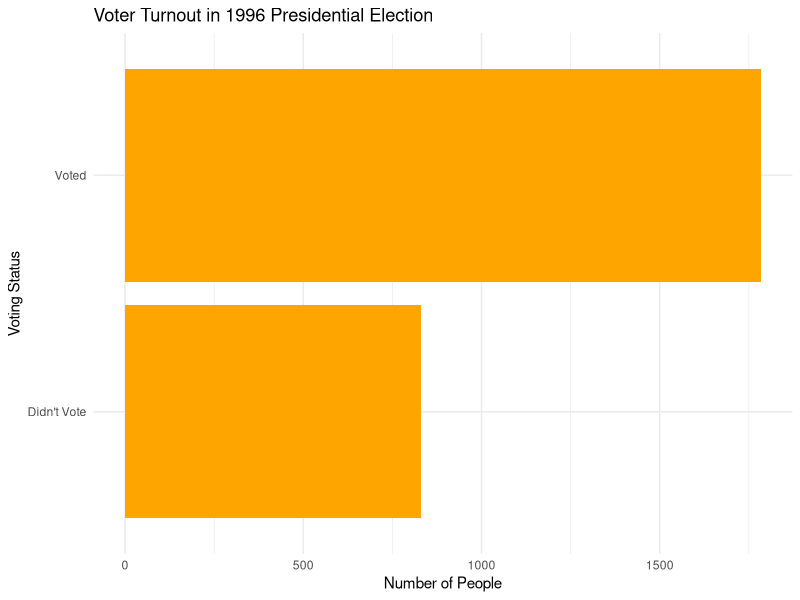
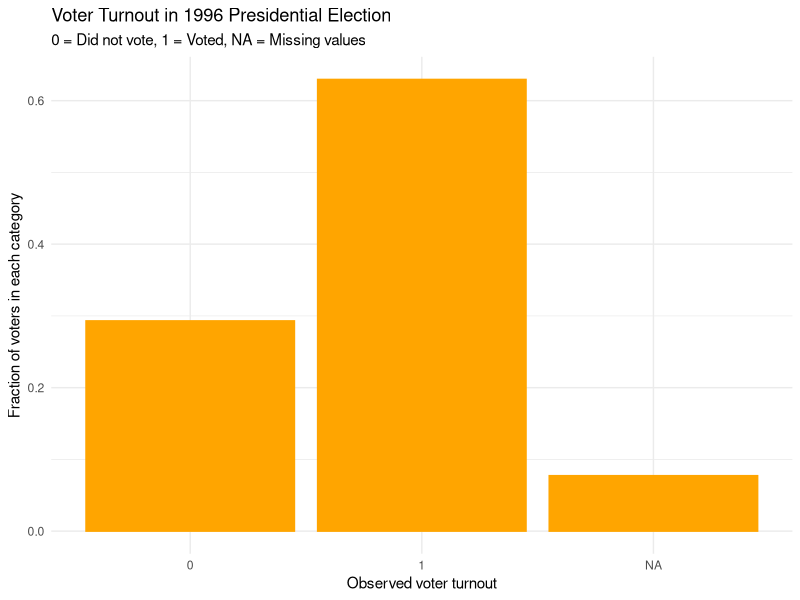
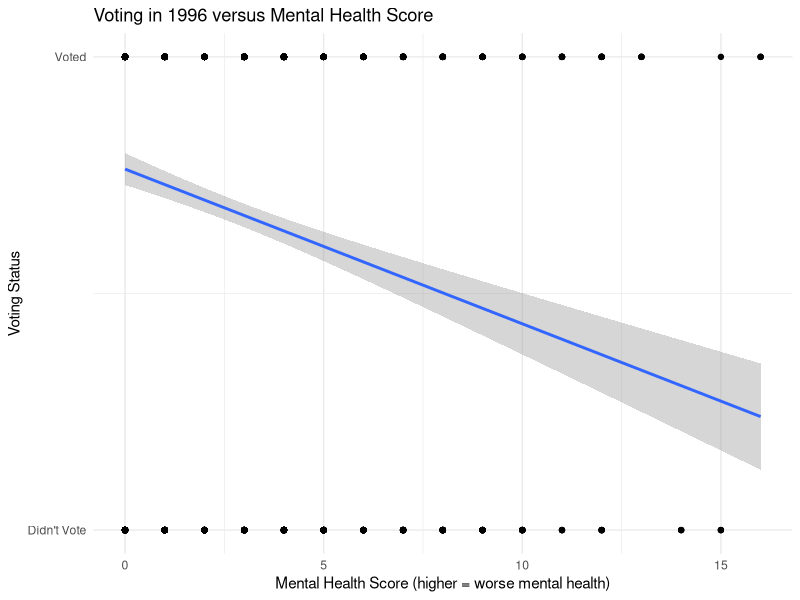
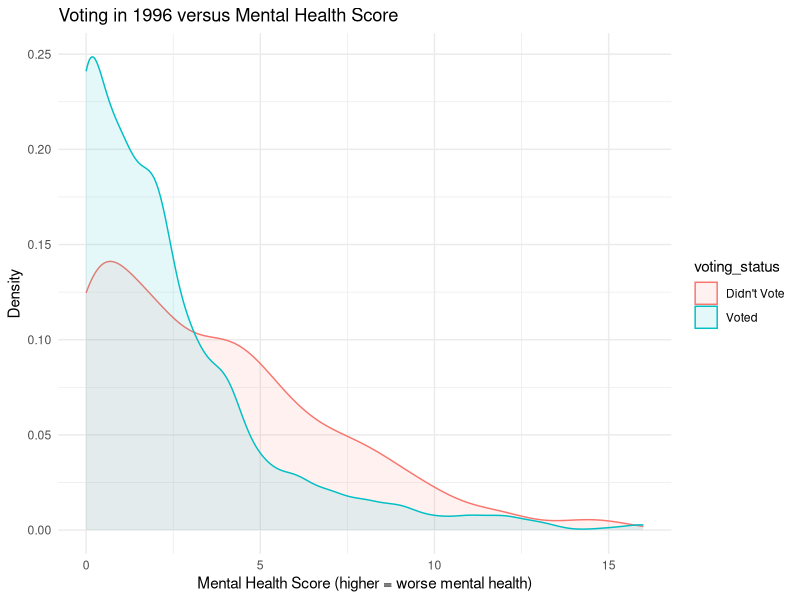
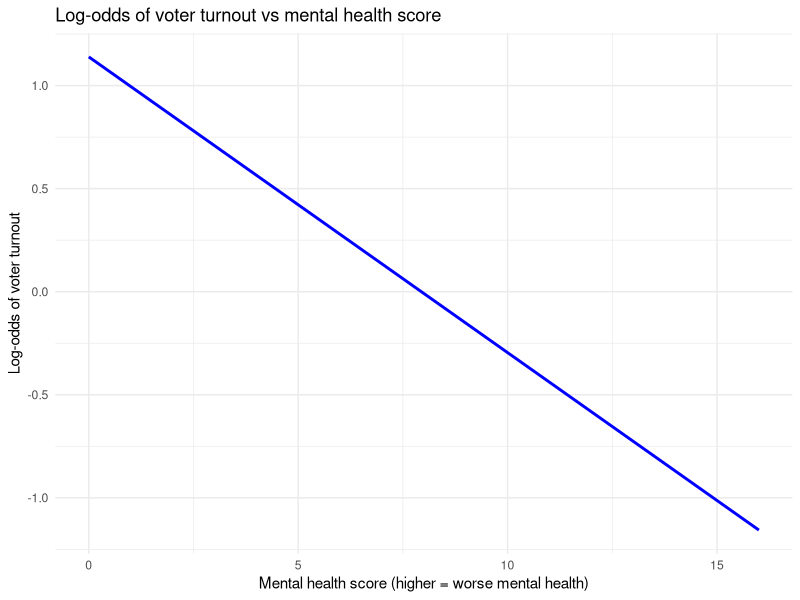
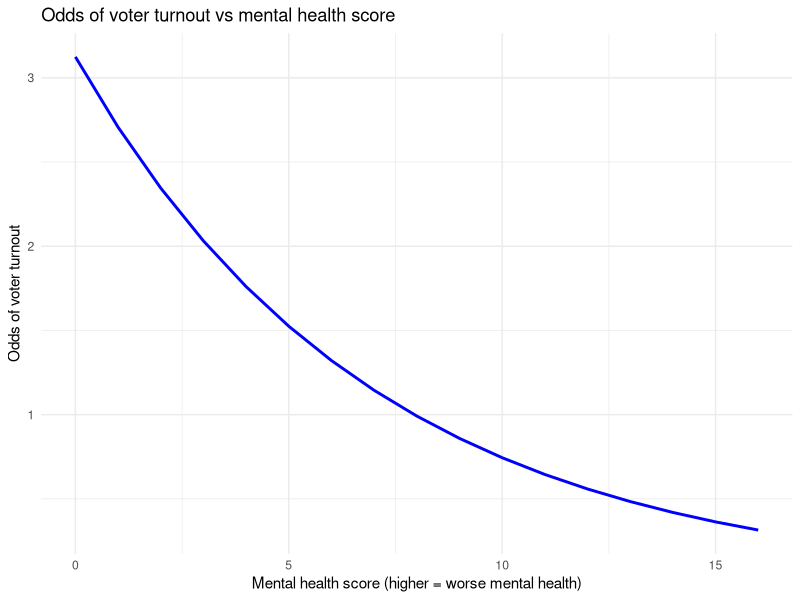
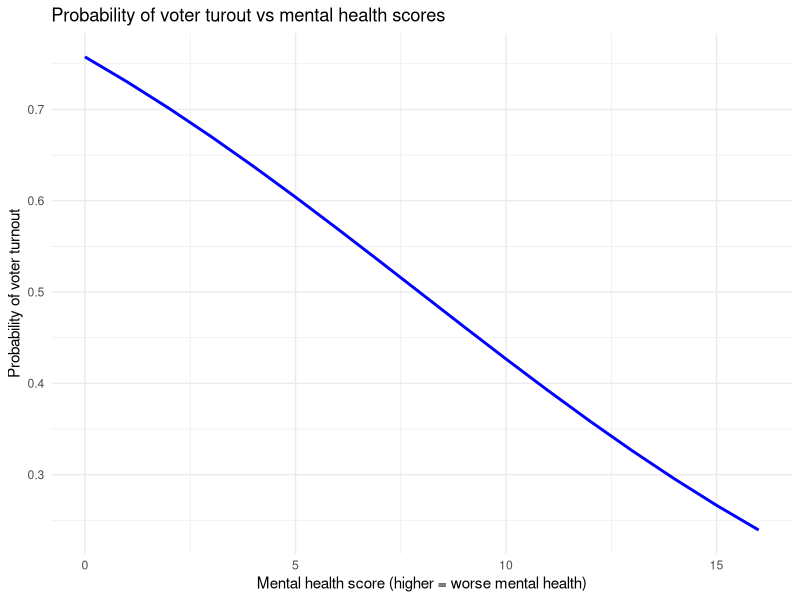
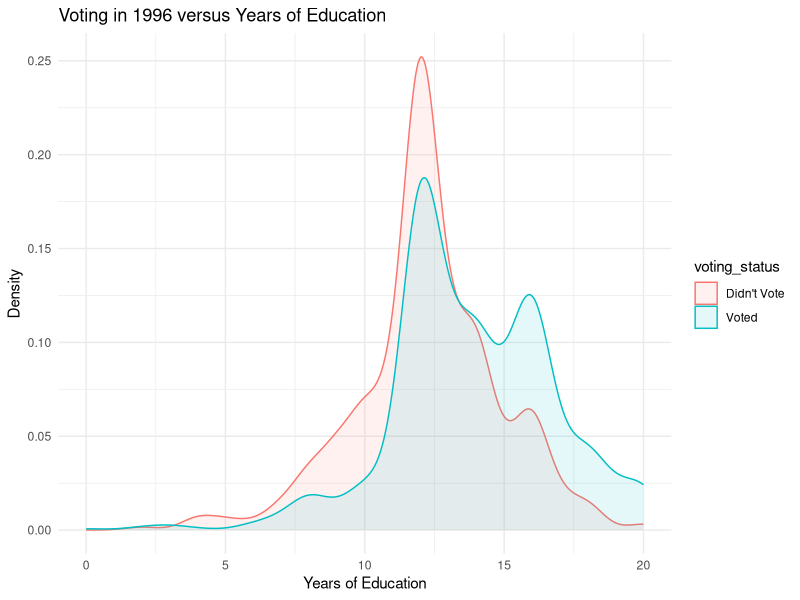

The R source for these figures, in order:
## ---- chunk 1
knitr::opts_chunk$set(message = FALSE,
                      warning = FALSE,
                      echo = FALSE)
## ---- chunk 2
library (rmarkdown)
library(tidyverse)
library(broom)
library(modelr)
library (knitr)
library(pROC)
## ---- chunk 3
gss = read.csv('gss2006.csv')
mental_health = read.csv('mental_health.csv')

## ---- chunk 4


cleaned_mental_health <-mental_health %>%
  drop_na(vote96)
cleaned_mental_health1 <- cleaned_mental_health %>%
  drop_na(mhealth_sum)

voter_turnout <- mutate(cleaned_mental_health, voting_status = cut(cleaned_mental_health$vote96, 
  c(-1,0,1),labels = c("Didn't Vote", "Voted")))

cleaned_plot2 <- voter_turnout %>%
  drop_na(mhealth_sum)
## ---- chunk 5

ggplot(data = voter_turnout, mapping = aes(x= voting_status)) +
  geom_bar(fill = "orange") + labs(title = "Voter Turnout in 1996 Presidential Election", x = "Voting Status", y = "Number of People") + theme_minimal() + coord_flip()

result <- round(sum(cleaned_mental_health$vote96, na.rm = TRUE) /length(cleaned_mental_health$vote96), 2)
result

## ---- chunk 6
mental_health %>%
  group_by(vote96) %>%
  count() %>%
  ggplot(aes(x=as.character(vote96), y=n/sum(n))) +
  geom_bar(stat='identity', colour = "orange", fill = "orange") +
  labs(title = "Voter Turnout in 1996 Presidential Election",
       subtitle = '0 = Did not vote, 1 = Voted, NA = Missing values',
       x = 'Observed voter turnout',
       y = 'Fraction of voters in each category') + theme_minimal()

result1 <- round(sum(mental_health$vote96, na.rm = TRUE) / length(mental_health$vote96), 2)
result1
## ---- chunk 7
ggplot(cleaned_plot2, aes(mhealth_sum, vote96)) +
  geom_point() +
  geom_smooth(method = lm) + 
  scale_y_continuous(breaks = c(0,1),labels = c("Didn't Vote", "Voted")) +
  labs(title = "Voting in 1996 versus Mental Health Score",
       y = "Voting Status",
       x = "Mental Health Score (higher = worse mental health)") + theme_minimal()

## ---- chunk 8
ggplot(cleaned_plot2, aes(x=mhealth_sum)) + geom_density(aes(group=voting_status, colour=voting_status, fill=voting_status), alpha=0.1) +
  labs(title = "Voting in 1996 versus Mental Health Score",
       y = "Density",
       x = "Mental Health Score (higher = worse mental health)") + theme_minimal() 
## ---- chunk 9
logit.mental_vote <- glm(vote96 ~ mhealth_sum, data = cleaned_mental_health1, family = binomial)

logit2prob <- function(x){
  exp(x) / (1 + exp(x))
}

prob2odds <- function(x){
  x / (1 - x)
}

prob2logodds <- function(x){
  log(prob2odds(x))
}

mental_vote_pred <- cleaned_mental_health1 %>%
  add_predictions(logit.mental_vote) %>%
  mutate(prob = logit2prob(pred)) %>%
  mutate(odds = prob2odds(prob)) %>%
  mutate(logodds = prob2logodds(prob))

## ---- chunk 10
tidy(logit.mental_vote)
## ---- chunk 11
ggplot(mental_vote_pred, aes(x = mhealth_sum)) +
  geom_line(aes(y = logodds), color = "blue", size = 1) +
  labs(title = "Log-odds of voter turnout vs mental health score",
       x = "Mental health score (higher = worse mental health)",
       y = "Log-odds of voter turnout") + theme_minimal()
## ---- chunk 12
ggplot(mental_vote_pred, aes(x = mhealth_sum)) +
  geom_line(aes(y = odds), color = "blue", size = 1) +
  labs(title = "Odds of voter turnout vs mental health score",
       x = "Mental health score (higher = worse mental health)",
       y = "Odds of voter turnout") + theme_minimal()

## ---- chunk 13

ggplot(mental_vote_pred, aes(x = mhealth_sum)) + 
  geom_line(aes(y = prob), color = "blue", size = 1) +
  labs(title = "Probability of voter turout vs mental health scores",
       x = "Mental health score (higher = worse mental health)",
       y = "Probability of voter turnout") + theme_minimal()

diff_grid <- tibble(mhealth_sum = 0:16) %>%
  add_predictions(logit.mental_vote, var = 'logit') %>%
  mutate(prob = logit2prob(logit))
diff_grid
diff_12 <- diff_grid[3,]$prob - diff_grid[2,]$prob
diff_12
diff_56 <- diff_grid[7,]$prob - diff_grid[6,]$prob
diff_56

## ---- chunk 14

accuracy <- cleaned_mental_health1 %>%
  add_predictions(logit.mental_vote) %>%
  mutate(pred = logit2prob(pred),
         prob = pred,
         pred = as.numeric(pred > .5))

accuracy_rate <- 100*mean(accuracy$vote96 == accuracy$pred, na.rm = TRUE)
accuracy_rate



# function to calculate PRE for a logistic regression model
PRE <- function(model){
  # get the actual values for y from the data
  y <- model$y

  # get the predicted values for y from the model
  y.hat <- round(model$fitted.values)

  # calculate the errors for the null model and your model
  E1 <- sum(y != median(y))
  E2 <- sum(y != y.hat)

  # calculate the proportional reduction in error
  PRE <- 100*(E1 - E2) / E1
  return(PRE)
}

PRE(logit.mental_vote)
auc <- auc(accuracy$vote96, accuracy$prob)
auc

## ---- chunk 15
cleaned <- cleaned_mental_health1 %>%
  drop_na(educ)
logit_voted_mv = glm(vote96 ~ mhealth_sum + age + educ, family = binomial, data= cleaned)
summary(logit_voted_mv)
tidy(logit_voted_mv)

## ---- chunk 16
cleaned_plot3 <- voter_turnout %>%
  drop_na(mhealth_sum)
cleaned_again <- cleaned_plot3 %>%
  drop_na(educ)

mvm <- cleaned_again %>%
  add_predictions(logit_voted_mv) %>%
  mutate(prob = logit2prob(pred)) %>%
  mutate(odds = prob2odds(prob)) %>%
  mutate(logodds = prob2logodds(prob))


ggplot(mvm, aes(x=educ)) + geom_density(aes(group=voting_status, colour=voting_status, fill=voting_status), alpha=0.1) +
  labs(title = "Voting in 1996 versus Years of Education",
       y = "Density",
       x = "Years of Education") + theme_minimal()

ggplot(mvm, aes(x=age)) + geom_density(aes(group=voting_status, colour=voting_status, fill=voting_status), alpha=0.1) +
  labs(title = "Voting in 1996 versus Age",
       y = "Density",
       x = "Age") + theme_minimal()

dang <- cleaned_again %>%
  data_grid(mhealth_sum, educ, .model=logit_voted_mv) %>%
  add_predictions(logit_voted_mv) %>%
  mutate(prob = logit2prob(pred))

dang1 <- cleaned_again %>%
  data_grid(mhealth_sum, age, .model=logit_voted_mv) %>%
  add_predictions(logit_voted_mv) %>%
  mutate(prob = logit2prob(pred))

ggplot(dang, aes(x = mhealth_sum, y = prob, color = ifelse(educ > 12, "College", "No college"))) +
  geom_smooth() +
  labs(title = "Probability of voter turout for different mental health states at different education levels",
       x = "Mental health",
       y = "Probability of voter turnout") + theme_minimal() +
  guides(color = guide_legend(''))



ggplot(dang1, aes(x = mhealth_sum, y = prob, color = ifelse(age > 37.3, "Above Median", "Below Median Age"))) +
  geom_smooth() +
  labs(title = "Probability of voter turout for different mental health states across age",
       x = "Mental health",
       y = "Probability of voter turnout") + theme_minimal() +
  guides(color = guide_legend(''))

## ---- chunk 17

gss = gss[(!is.na(gss$tvhours) & !is.na(gss$educ) & !is.na(gss$hrsrelax) & !is.na(gss$social_connect)), ]
tv <- glm(tvhours ~ educ + hrsrelax + social_connect, family = "poisson", data = gss)
summary(tv)
tidy(tv)
## ---- chunk 18
tv1 <- glm(tvhours ~ educ + hrsrelax + social_connect, family = "quasipoisson", data = gss)
summary(tv1)
